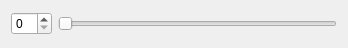
<?xml version="1.0" encoding="UTF-8"?>
<ui version="4.0">
 <class>SmallWidget</class>
 <widget class="QWidget" name="SmallWidget">
  <property name="geometry">
   <rect>
    <x>0</x>
    <y>0</y>
    <width>348</width>
    <height>48</height>
   </rect>
  </property>
  <property name="windowTitle">
   <string>Form</string>
  </property>
  <layout class="QHBoxLayout" name="horizontalLayout">
   <item>
    <widget class="QSpinBox" name="spinBox"/>
   </item>
   <item>
    <widget class="QSlider" name="horizontalSlider">
     <property name="orientation">
      <enum>Qt::Horizontal</enum>
     </property>
    </widget>
   </item>
  </layout>
 </widget>
 <resources/>
 <connections/>
</ui>
